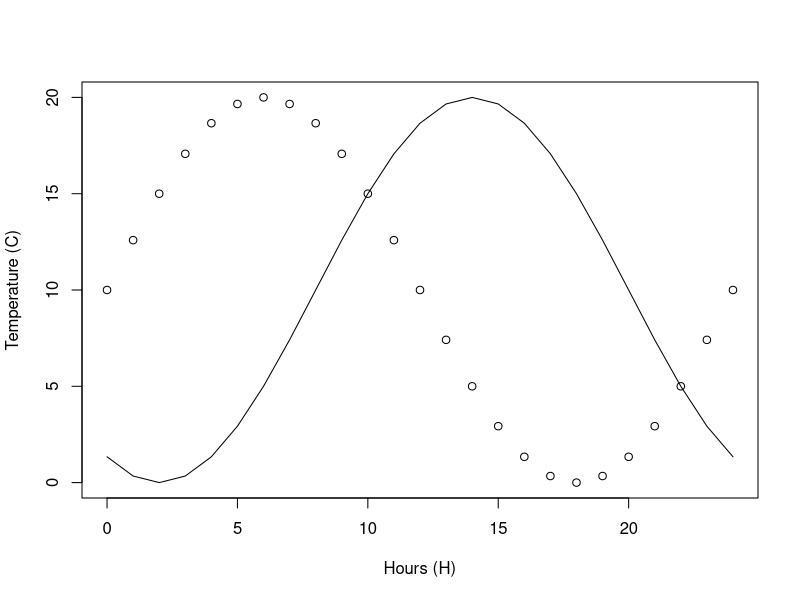
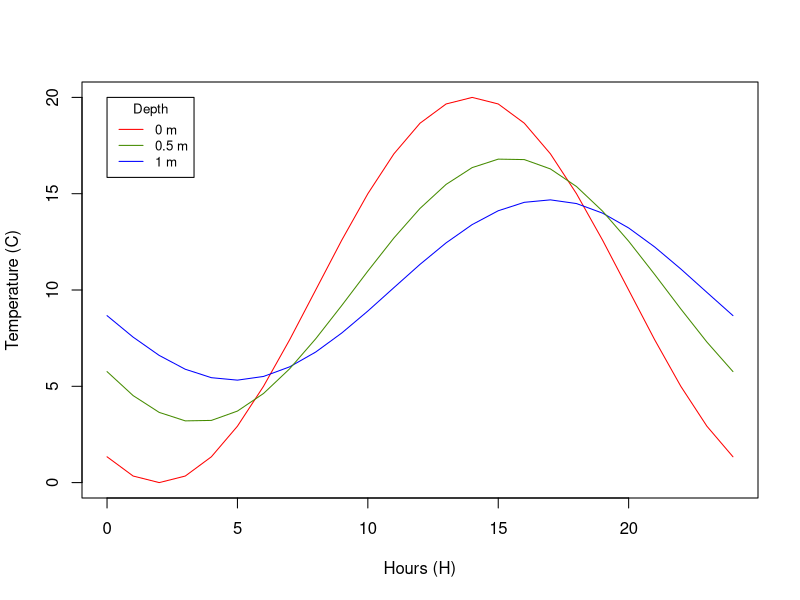
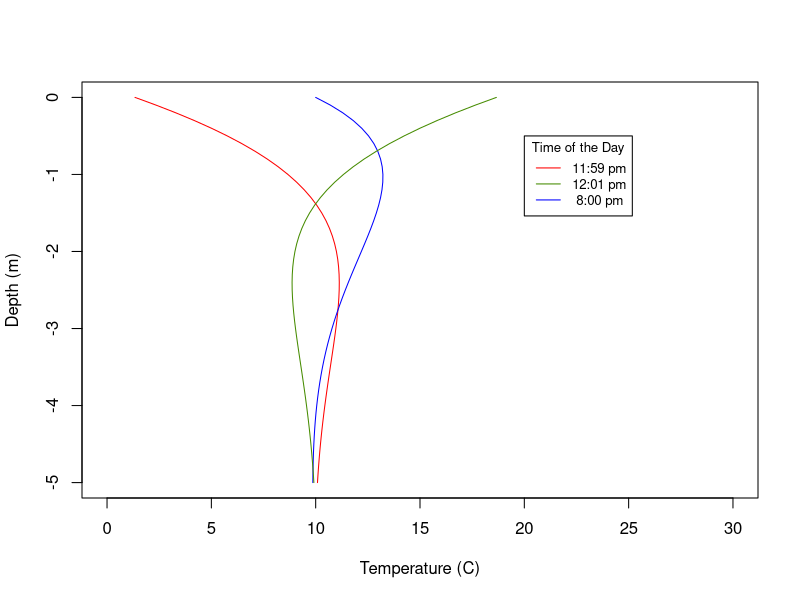
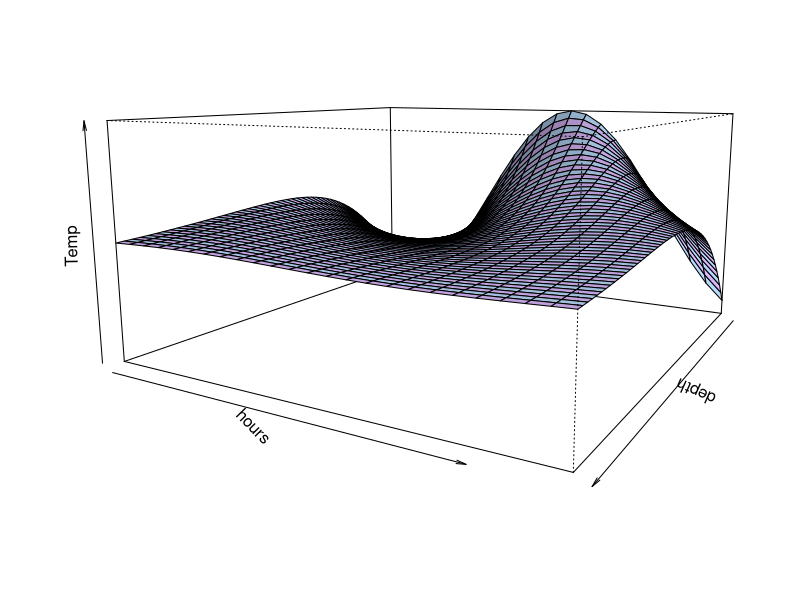

R code for these plots, in order:
rm(list = ls())

T_ave = 10 #[C]

T_max = 25 #[C]
T_min = 5 #[C]
A_0 = (T_max-T_min)/2


  

w = 2*pi/(24)

rho_s = 1.6   #[Mg m^-3]
K_s = 0.4     #[W m^-1 K^-1]
C_s = 1.1     #[MJ m^-3 K^-1]
k = K_s/(rho_s*C_s)

D = sqrt(2*k/w)

hours = c(0:24) #[h] horas
depth = seq(from = 0, to = 5, by = 0.1) # [m] profundidad

Temp <- matrix(nrow = length(depth), ncol = length(hours), data = NA)

for (i in 1:length(depth)){
  for(j in 1:length(hours)){
    
    if (depth[i] == 0){
    Temp[i,j] <-  T_ave + A_0*sin(w*(hours[j]-8))
    }
    
    Temp[i,j] <- T_ave + A_0 *exp(-depth[i]/D)*sin(w*(hours[j]-8)-depth[i]/D)
    
    
    }
}


Temp_0 <- T_ave + A_0*sin(w*(hours-0))
Temp_8 <- T_ave + A_0*sin(w*(hours-8))

plot(x = hours, y = Temp_0, xlab ="Hours (H)", ylab ="Temperature (C)")
lines(x = hours, y = Temp_8)


plot(x = hours, y = Temp[1,], type = 'l', col = 'red', ylim = c(0,20), xlim = c(0,24), xlab ="Hours (H)", ylab ="Temperature (C)")
lines(x = hours, y = Temp[11,], col = 'blue')
lines(x = hours, y = Temp[6,], col = "chartreuse4")
legend(0,20, legend = c("0 m","0.5 m","1 m"), col = c("red","chartreuse4","blue"),lty=1:1, cex=0.8, title = "Depth")



plot(x = Temp[,1], y = -depth, type = "l", col = "red", xlim = c(0,30), ylim = c(-5,0),
     xlab = "Temperature (C)", ylab = "Depth (m)")
lines(x = Temp[,21], y = -depth, col = 'blue')
lines(x = Temp[,13], y= -depth, col= "chartreuse4" )
legend(20,-0.5, legend = c("11:59 pm","12:01 pm"," 8:00 pm"), col = c("red","chartreuse4","blue"),lty=1:1, cex=0.8, title = "Time of the Day")





persp(x=depth,y = hours, z = Temp, theta = 120,phi = 10, expand = .5, col=c('#bbddff', '#ddbbff'),
      shade  =  0.2)






